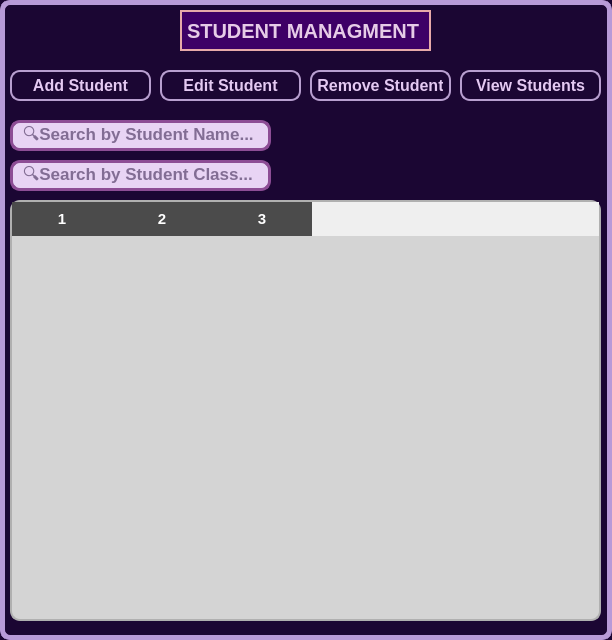
<?xml version="1.0" encoding="UTF-8"?>
<ui version="4.0">
 <class>StudentManagement</class>
 <widget class="QDialog" name="StudentManagement">
  <property name="geometry">
   <rect>
    <x>0</x>
    <y>0</y>
    <width>612</width>
    <height>640</height>
   </rect>
  </property>
  <property name="windowTitle">
   <string>Manage Students</string>
  </property>
  <property name="styleSheet">
   <string notr="true">QDialog#StudentManagement {
        background-color:#1B0633;
border:5px solid #B89AD8;
        border-radius: 10%;
}</string>
  </property>
  <widget class="QTableWidget" name="studentTable">
   <property name="geometry">
    <rect>
     <x>10</x>
     <y>200</y>
     <width>591</width>
     <height>421</height>
    </rect>
   </property>
   <property name="maximumSize">
    <size>
     <width>1000</width>
     <height>600</height>
    </size>
   </property>
   <property name="styleSheet">
    <string notr="true">QTableWidget#studentTable {
  border: 1.5px solid #b0b0b0;  /* Softer grey border */
    border-radius: 10px;
    background-color: #d4d4d4;    /* Lighter table background */
    font-family: 'Segoe UI', sans-serif;
    font-size: 11pt;
    color: #1f1f1f;
    gridline-color: #bcbcbc;      /* Mid grey grid lines */
    alternate-background-color: #e2e2e2;  /* Subtle row alternation */
    selection-background-color: #b0b0b0;  /* Visible selection */
    selection-color: #000000;
    font-weight: 500;
}

QHeaderView::section {
    background-color: #4b4b4b;    /* Darker grey header */
    color: #ffffff;               /* Light font for contrast */
    font-weight: bold;
    font-size: 11pt;
    padding: 6px;
    border: none;
    font-family: 'Segoe UI', sans-serif;
}

QTableWidget QTableCornerButton::section {
   background-color: #8a8a8a;    /* Match header color */
    border: none;
}

QTableWidget::item {
      padding: 8px 10px;
    font-size: 10pt;
    color: #1f1f1f;
    background-color: transparent;
}

QTableWidget::item:selected {
    background-color: #b0b0b0;
    color: #000000;
}
</string>
   </property>
   <property name="showGrid">
    <bool>true</bool>
   </property>
   <property name="columnCount">
    <number>3</number>
   </property>
   <property name="horizontalHeaderLabels" stdset="0">
    <stringlist>
     <string>ID</string>
     <string>Name</string>
     <string>Class</string>
    </stringlist>
   </property>
   <column/>
   <column/>
   <column/>
  </widget>
  <widget class="QLineEdit" name="nameLineEdit">
   <property name="geometry">
    <rect>
     <x>10</x>
     <y>160</y>
     <width>261</width>
     <height>31</height>
    </rect>
   </property>
   <property name="styleSheet">
    <string notr="true">QLineEdit#nameLineEdit {
    color:#1B0633;
    border: 3px solid #8d4d95;
    border-radius: 10px;
        font-size: 17px;
font-weight: 570;
padding: 0px 8px 0px 8px;
background-color: #E8D4F4 ;
}
</string>
   </property>
   <property name="text">
    <string/>
   </property>
   <property name="placeholderText">
    <string>🔍Search by Student Class...</string>
   </property>
  </widget>
  <widget class="QPushButton" name="viewStudentButton">
   <property name="enabled">
    <bool>true</bool>
   </property>
   <property name="geometry">
    <rect>
     <x>460</x>
     <y>70</y>
     <width>141</width>
     <height>31</height>
    </rect>
   </property>
   <property name="styleSheet">
    <string notr="true">QPushButton#viewStudentButton {
 border: 1.5px solid #B89FD0;
    border-radius: 10px;
    padding: 6px;
    font-size: 16px;
background: qlineargradient(x1:0, y1:0, x2:1, y2:1,
                            stop:0 rgb(95, 2, 95),
                            stop:1 rgb(216, 181, 221));
color:#e4c9f2;
font-weight:700;
}

QPushButton#viewStudentButton:hover {
background-color: #69166f;
}

</string>
   </property>
   <property name="text">
    <string>View Students</string>
   </property>
  </widget>
  <widget class="QPushButton" name="removeStudentButton">
   <property name="geometry">
    <rect>
     <x>310</x>
     <y>70</y>
     <width>141</width>
     <height>31</height>
    </rect>
   </property>
   <property name="styleSheet">
    <string notr="true">QPushButton#removeStudentButton {
     border: 1.5px solid #B89FD0;
    border-radius: 10px;
    padding: 6px;
    font-size: 16px;
background: qlineargradient(x1:0, y1:0, x2:1, y2:1,
                            stop:0 rgb(95, 2, 95),
                            stop:1 rgb(216, 181, 221));
color:#e4c9f2;
font-weight:700;
}

QPushButton#removeStudentButton:hover {
background-color: #69166f;
}

</string>
   </property>
   <property name="text">
    <string>Remove Student</string>
   </property>
  </widget>
  <widget class="QPushButton" name="editStudentButton">
   <property name="geometry">
    <rect>
     <x>160</x>
     <y>70</y>
     <width>141</width>
     <height>31</height>
    </rect>
   </property>
   <property name="styleSheet">
    <string notr="true">QPushButton#editStudentButton {
 border: 1.5px solid #B89FD0;
    border-radius: 10px;
    padding: 6px;
    font-size: 16px;
background: qlineargradient(x1:0, y1:0, x2:1, y2:1,
                            stop:0 rgb(95, 2, 95),
                            stop:1 rgb(216, 181, 221));
color:#e4c9f2;
font-weight:700;
   
}

QPushButton#editStudentButton:hover {

   background-color: #69166f;
       
}

</string>
   </property>
   <property name="text">
    <string>Edit Student</string>
   </property>
  </widget>
  <widget class="QPushButton" name="addStudentButton">
   <property name="geometry">
    <rect>
     <x>10</x>
     <y>70</y>
     <width>141</width>
     <height>31</height>
    </rect>
   </property>
   <property name="styleSheet">
    <string notr="true">QPushButton#addStudentButton {
     border: 1.5px solid #B89FD0;
    border-radius: 10px;
    padding: 6px;
    font-size: 16px;
background: qlineargradient(x1:0, y1:0, x2:1, y2:1,
                            stop:0 rgb(95, 2, 95),
                            stop:1 rgb(216, 181, 221));
color:#e4c9f2;
font-weight:700;

}

QPushButton#addStudentButton:hover {
    background-color: #69166f;
}

</string>
   </property>
   <property name="text">
    <string>Add Student</string>
   </property>
  </widget>
  <widget class="QLineEdit" name="classLineEdit">
   <property name="geometry">
    <rect>
     <x>10</x>
     <y>120</y>
     <width>261</width>
     <height>31</height>
    </rect>
   </property>
   <property name="styleSheet">
    <string notr="true">QLineEdit#classLineEdit{
     color:#1B0633;
    border: 3px solid #8d4d95;
    border-radius: 10px;
        font-size: 17px;
font-weight: 570;
padding: 0px 8px 0px 8px;
background-color: #E8D4F4 ;
}</string>
   </property>
   <property name="text">
    <string/>
   </property>
   <property name="placeholderText">
    <string>🔍Search by Student Name...</string>
   </property>
  </widget>
  <widget class="QLabel" name="label">
   <property name="geometry">
    <rect>
     <x>180</x>
     <y>10</y>
     <width>251</width>
     <height>41</height>
    </rect>
   </property>
   <property name="styleSheet">
    <string notr="true">QLabel#label{
  background-color: #3E0066;
  color: #E6CCE7;
  border: 2px solid #E7A9A9;
  font-weight: bold;
  font-size: 20px;
  text-align: center;

}</string>
   </property>
   <property name="text">
    <string>STUDENT MANAGMENT</string>
   </property>
  </widget>
 </widget>
 <resources/>
 <connections/>
</ui>
